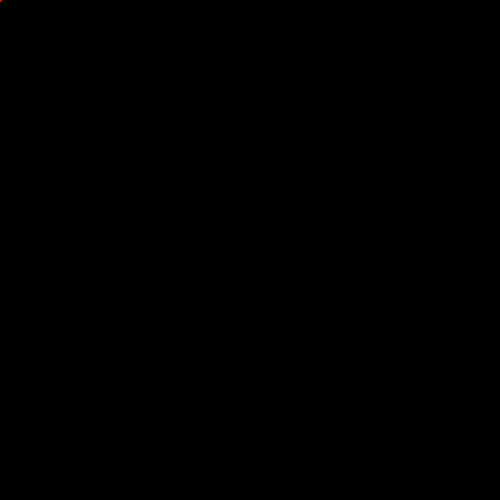
Frame 1 (no input)
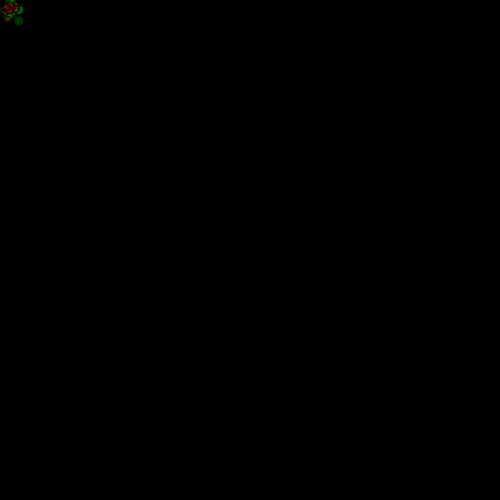
Frame 60 (no input)
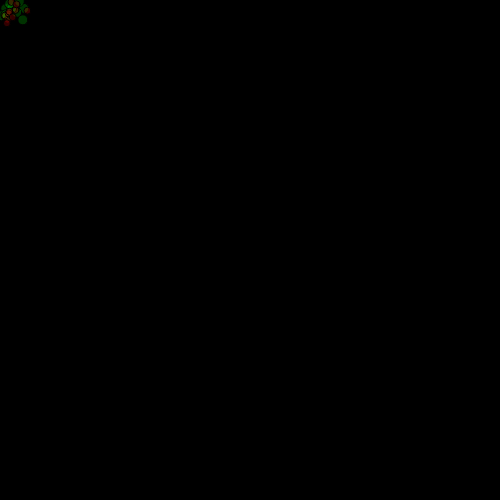
Frame 120 (the mouse pressed at the canvas centre since frame 60)

The p5.js sketch that drew these frames (run headless with seeded random() and noise() and a simulated clock; from frame 60 on, the mouse is pressed at the canvas centre):

// p5.js sketch
// ── sketch.js
// Alek Westover
// A simple diffusion simulation

// variables initialized
var screen_dims = [500, 500];
var screen_color = [0, 0, 0];
var particles = [];
var num_particles = [10, 10]; // type a, type b
var dt = 1;


// setup function
function setup() {
	createCanvas(screen_dims[0], screen_dims[1]);
	for (var i = 0; i < num_particles[0]; i++) {
		particles.push(new Particle(p5.Vector.random2D(), p5.Vector.random2D(), [10, 10], 'allowed', 10));
	}
	for (var i = 0; i < num_particles[1]; i++) {
		particles.push(new Particle(p5.Vector.random2D(), p5.Vector.random2D(), [7, 7], 'not allowed', 10));
	}

}

// main loop
function draw() {
	background(screen_color[0], screen_color[1], screen_color[2]);
	for (var i = 0; i < particles.length; i++) {
		particles[i].show();
		particles[i].update(dt);
		particles[i].handle_wall_collide(screen_dims);
		//particles[i].hit_membrane(pos, dims);
	}

}

// ── particle.js
// Defines the particle class

// initialize the class
function Particle(pos, vel, dims, type, max_speed) {
	this.pos = pos;
	this.vel = vel;
	this.dims = dims;
	this.type = type;
	this.max_speed = max_speed;
};

// displays the particles
Particle.prototype.show = function() {
	if (this.type == 'allowed') {
		fill(0, 255, 0, 50);
		ellipse(this.pos.x, this.pos.y, this.dims[0], this.dims[1]);
	}
	else {
		fill(255, 0, 0, 50);
		ellipse(this.pos.x, this.pos.y, this.dims[0], this.dims[1]);
	}
};

// gives particels random velocities and updates their positions
Particle.prototype.update = function(dt) {
	this.pos.add(p5.Vector.mult(this.vel, dt));
	this.vel = p5.Vector.random2D(); 	
};

// makes particles bounce off of the walls
Particle.prototype.handle_wall_collide = function(screen_dims) {
	if (this.pos.x <= 0) {
		this.vel.x = this.max_speed;
	} 
	else if (this.pos.x >= screen_dims[0]) {
		this.vel.x = -this.max_speed;
	}
	if (this.pos.y >= screen_dims[1]) {
		this.vel.y = -this.max_speed;
	}
	else if (this.pos.y <= 0) {
		this.vel.y = this.max_speed;
	}
};

// handles membrane collision accepting or rejecting particles based on their type
Particle.prototype.hit_membrane = function(membrane_pos, membrane_dims) {
	if (this.type == "allowed") {
		console.log("CARRY ON");
	}
	else {
		console.log("YOU SHALL NOT PASS");
	}
};
